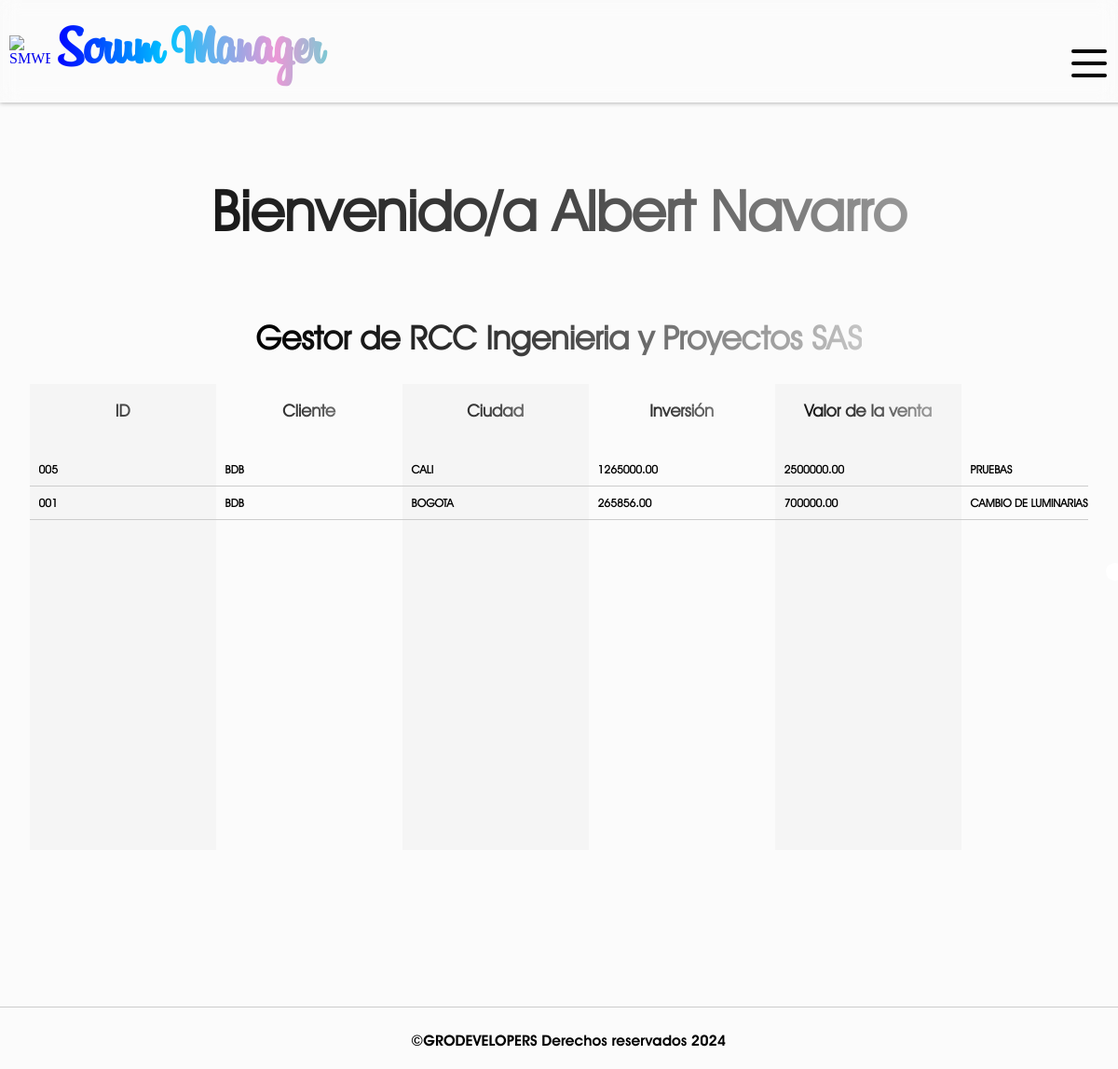
Before: / (signed in) with the older database file.
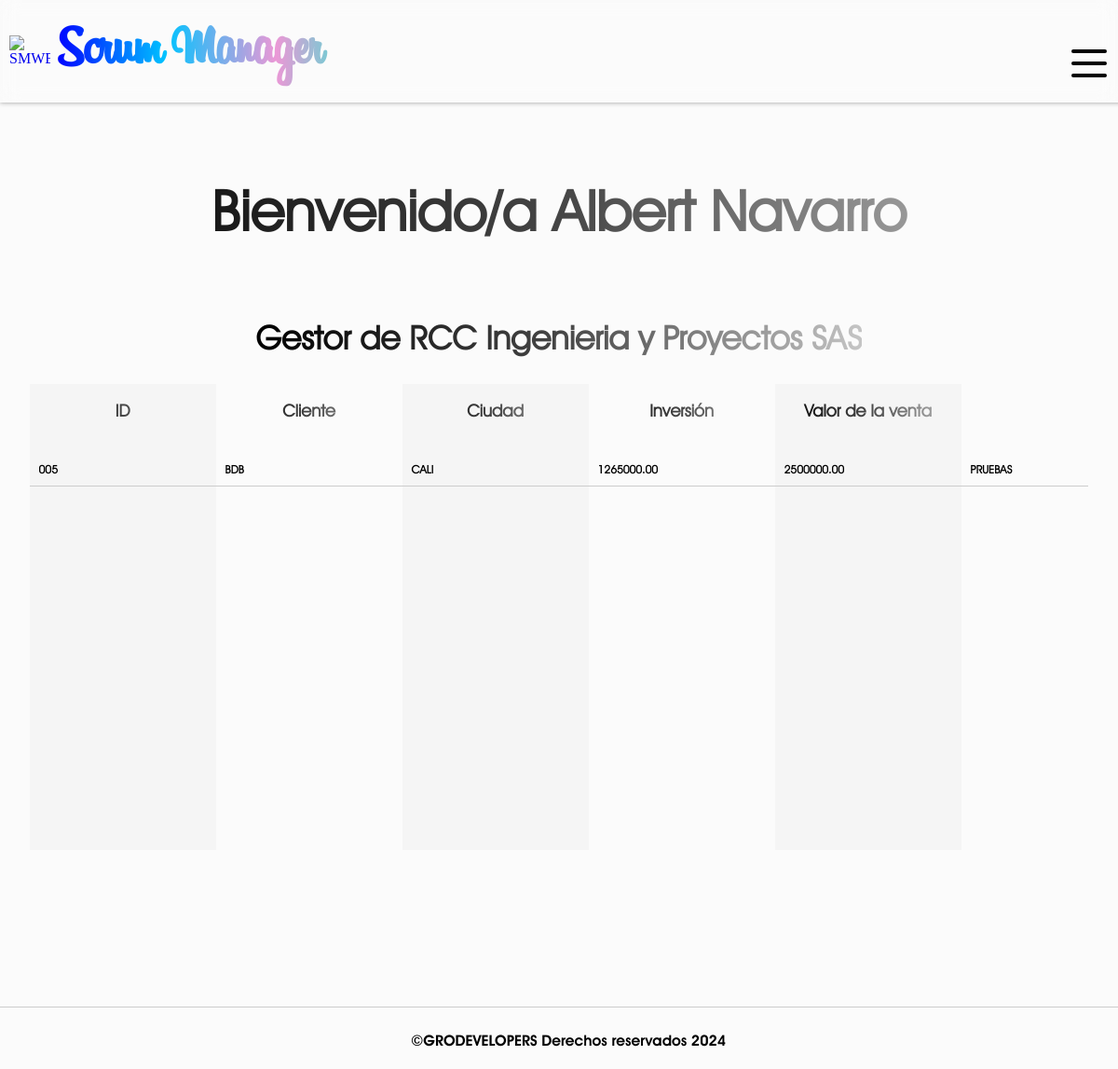
After: the same page with the newer database file.
### SMWEB/models.py (models this page shows, shortened)
class CustomUser(AbstractUser):
    rol = models.CharField(max_length=60, null=False)
    company = models.ForeignKey(Company, on_delete=models.CASCADE, null=True)
    class Meta:
        verbose_name = 'Usuario'
        verbose_name_plural = 'Usuarios'

class Company(models.Model):
    name = models.CharField(verbose_name="Empresa", max_length=255, null=False)
    status = models.BooleanField(verbose_name="¿Activo?", default= True)
    users_limit = models.IntegerField(verbose_name="Limite de usuarios", default=10)
    created_at = models.DateField(verbose_name="Creada el", auto_now_add=True)
    class Meta:
        verbose_name = 'Empresa'
        verbose_name_plural = 'Empresas'
    def __str__(self):
        return self.name

class WorkOrder(models.Model):
    order_id = models.CharField(verbose_name="Número de caso", max_length=255, primary_key = True)
    client = models.CharField(verbose_name="Cliente", max_length=255, null=False, default="")
    city = models.CharField(verbose_name="Ciudad", max_length=255, null=False)
    invesment = models.DecimalField(verbose_name="Inversión", max_digits=20, decimal_places=2, null= True)
    sales_value = models.DecimalField(verbose_name="Valor de venta", max_digits=20, decimal_places=2, null= True)
    service_description = models.TextField(verbose_name="Descripción del servicio")
    remarks = models.TextField("Observaciones del caso", null= True)
    in_charge = models.CharField(verbose_name="Encargado", max_length=255, null=False, default="")
    assigned_by = models.CharField(verbose_name="Asignado por", max_length=255, null= False, default="")
    status = models.CharField(verbose_name="Estado", max_length=50, null= False, default="Activo")
    created_at = models.DateField(verbose_name="Asignado el", auto_now_add=True)
    company = models.CharField(verbose_name="Empresa", max_length=255, null=False, default="")
    class Meta:
        verbose_name = 'Orden de trabajo'
        verbose_name_plural = 'Ordenes de trabajo'

### SMWEB/views.py (the view)
# urls.py: path('', views.inicio, name='inicio'),
def inicio(request):
    if request.user.is_authenticated:
        user_rol = request.user.rol
        user_company = request.user.company_id
        if user_rol == 'administrador':
            return render(request, 'index.html')
        if user_rol == 'gerente':
            orders = WorkOrder.objects.filter(company = user_company).order_by('-order_id')
            return render(request, 'index.html',{
            'orders': orders
        })
        elif user_rol == 'coordinador':
            orders = WorkOrder.objects.filter(company = user_company).order_by('-order_id')
            return render(request, 'index.html',{
            'orders': orders
        })
        elif user_rol == 'gestor':
            first_name = request.user.first_name
            orders = WorkOrder.objects.filter(in_charge = first_name.upper()).filter(company = user_company).order_by('-order_id')
            return render(request, 'index.html',{
            'orders': orders
        })
        elif user_rol == 'recursos humanos':
            pass
        elif user_rol == 'financiero':
            pass
        elif user_rol == 'compras':
            pass
        elif user_rol == 'facturacion':
            finished_orders = FinishedOrder.objects.filter(company = user_company).order_by('-order_id')
            return render(request, 'index.html',{
            'finished_orders': finished_orders
        })
    return render(request, 'index.html')

### SMWEB/context_processors.py (called while the page is built)
def get_status(request):
    if request.user.is_authenticated:
        id = request.user.company_id
        company = Company.objects.get(id = id)
        return {
            'company': company
        }
    else:
        return {
            'company' : False
        }

def get_rejected_payments(request):
    if request.user.is_authenticated:
        company_id = request.user.company_id
        first_name = request.user.first_name
        rejected_payments = PaymentRejected.objects.filter(company = company_id).filter(in_charge = first_name.upper()).count()
        return {
            'rejected_payments': rejected_payments
        }
    return {
        'rejected_payments': False
        }

def get_payments(request):
    if request.user.is_authenticated:
        company_id = request.user.company_id
        rejected_payments = OrderPayment.objects.filter(company = company_id).count()
        return {
            'payments': rejected_payments
        }
    return {
        'payments': False
        }

### SMWEB/templates/index.html (shortened to what this page needs)
{% extends "layout.html" %}
{% block content %}
    {% if user.is_authenticated %}
        {% if company.status %}
            <h1 id="title" >Bienvenido/a {{user.first_name}} {{user.last_name}}</h1>
            <h2 id="subtitle" class="subtitle_index">{{user.rol|capfirst}} de {{user.company}}</h2>
            {% if orders %}
                <section id="orders">
                    <div class="orders__column orders__column--id">
                        <h3 class="column__title-orders">ID</h3>
                        {% for order in orders %}
                            <div class="orders__element orders__element-id"><a href="{% url 'update-order' order.order_id %}">{{order.order_id}}</a></div>
                        {% endfor %}
                    </div>
                    <div class="orders__column orders__column--client">
                        <h3 class="column__title-orders">Cliente</h3>
                        {% for order in orders %}
                            <div class="orders__element orders__element-client">{{order.client}}</div>
                        {% endfor %}
                    </div>
                    <div class="orders__column orders__column--city">
                        <h3 class="column__title-orders">Ciudad</h3>
                        {% for order in orders %}
                            <div class="orders__element orders__element-city">{{order.city}}</div>
                        {% endfor %}
                    </div>
                    <div class="orders__column orders__column--invesment">
                        <h3 class="column__title-orders">Inversión</h3>
                        {% for order in orders %}
                            <div class="orders__element orders__element-invesment">{{order.invesment}}</div>
                        {% endfor %}
                    </div>
                    <div class="orders__column orders__column--sales_value">
                        <h3 class="column__title-orders">Valor de la venta</h3>
                        {% for order in orders %}
                            <div class="orders__element orders__element-sales_value">{{order.sales_value}}</div>
                        {% endfor %}
                    </div>
                    <div class="orders__column orders__column--service_description">
                        <h3 class="column__title-orders">Descripción</h3>
                        {% for order in orders %}
                            <div class="orders__element orders__element-service_description">{{order.service_description}}</div>
                        {% endfor %}
                    </div>
                </section>
            {% endif %}
        {% else %}
            <h1 id="title" >Lo siento {{user.first_name}}, tu empresa se encuentra inactiva</h1>
        {% endif %}
    {% else %}
        <h1 id="title" >Bienvenidos a Scrum Manager Web</h1>
        <h2 id="subtitle">Donde podrás gestionar tus tickets de manera eficaz</h2>
    {% endif %}
    {% load static %}
{% endblock %}

### SMWEB/templates/layout.html (shortened to what this page needs)
<!DOCTYPE html>
<html lang="en">
<head>
    {% load static %}
    <link rel="stylesheet" href="{% static 'css/styles.css' %}">
</head>
<body>
    <header id="header">
        <a href="{% url 'inicio' %}" id="logo">
            <img src="{% static 'images/logo_smweb.png' %}" alt="SMWEB" title="Inicio">
            <h1 id="logo_title">Scrum Manager</h1>
        </a>
    </header>
    <nav id="menu" class="hidden_menu">
        <div class="menu_button">
            <div class="menu__element menu__element--1"></div>
            <div class="menu__element menu__element--2"></div>
            <div class="menu__element menu__element--3"></div>
        </div>
        <ul>
            {% if user.is_authenticated %}
                {% if company.status %}
                    {% if user.rol == 'administrador' %}
                        <li>
                            <a href='{% url "new-user" %}'>Crear usuario</a>
                        </li>
                        <li>
                            <a href='{% url "users" %}'>Gestionar usuarios</a>
                        </li>
                    {% elif user.rol == 'gestor' %}
                        {% if rejected_payments > 0 %}
                            <li id="notification">
                                <div class="notify">
                                </div>
                            </li>
                        {% else %}
                            <li>
                                <a href='{% url "user-rejected-payments" %}'>Pagos rechazados</a>
                            </li>
                        {% endif %}
                    {% elif user.rol == 'facturacion' %}
                        <li>
                            <a href='{% url "invoiced-orders" %}'>Casos facturados</a>
                        </li>
                    {% endif %}
                {% endif %}
            {% else %}
                <li>
                    <a href="{% url 'login' %}">Iniciar sesión</a>
                </li>
            {% endif %}
        </ul>
    </nav>
    <section id="content">
        {% block content %}
        {% endblock %}
    </section>
    <footer id="footer">
        <p>
            &copy;GRODEVELOPERS Derechos reservados 2024
        </p>
    </footer>
</body>
</html>

### SMWEB/static/css/styles.css (style rules this page uses)
:root { --title-font: 'Billabong'; --normal-font: 'Avant gardent light'; --menu-font: 'Avant gardent bold'; }
* { text-decoration: none; }
body { background-color: #FBFBFB; margin: 0px; }
#header { width: 100%; height: 50px; padding: 30px 10px; display: flex; flex-direction: row; justify-content: space-between; align-items: center; box-shadow: 0px 0px 5px #999; position: fixed; top: 0%; z-index: 1; backdrop-filter: blur(10px); }
#logo { flex-basis: 74%; display: flex; flex-direction: row; align-items: center; padding: 0px; max-height: 100%; }
#logo img { width: 5%; height: 5%; padding-right: 5px; }
#logo_title { flex-basis: 40%; font-family: var(--title-font); font-size: 60px; background: linear-gradient(to right, rgb(0, 0, 255), rgb(0, 195, 255), rgb(235,152,214), rgb(0, 255, 208)); -webkit-background-clip: text; -webkit-text-fill-color: transparent; }
#menu { width: 320px; height: 100%; padding-top: 40px; position: fixed; z-index: 2; right: 0%; top: 0%; overflow: hidden; scroll-behavior: smooth; }
.menu_button { width: 40px; height: 40px; padding: 8px; margin-left: 5px; background-color: transparent; display: flex; flex-direction: column; justify-content: space-around; align-items: center; cursor: pointer; border-radius: 5px; transition: all 500ms; }
.menu__element { width: 95%; height: 4px; background-color: black; border-radius: 2px; }
.hidden_menu { transition: all 500ms; transform: translateX(80%); }
#menu ul { list-style: none; display: flex; flex-direction: column; }
#content { margin: 130px 10px; padding: 10px; min-height: 100vh; display: flex; flex-direction: column; align-items: center; }
#content > #title { text-align: center; width: 100%; }
#title { font-family: var(--normal-font); font-size: 60px; background: linear-gradient(90deg, black, rgb(69, 69, 69), rgb(197, 197, 197)); -webkit-background-clip: text; -webkit-text-fill-color: transparent; }
#subtitle { font-family: var(--normal-font); font-size: 35px; background: linear-gradient(90deg, black, rgb(69, 69, 69), rgb(197, 197, 197)); -webkit-background-clip: text; -webkit-text-fill-color: transparent; }
#orders, #payments { width: 98%; height: 500px; justify-content: space-around; align-items:stretch; overflow-y: scroll; display: flex; flex-direction: row; flex-wrap: nowrap; }
.orders__column, .payments__column { min-width: 200px; }
.orders__column--service_description, .orders__column--remarks { min-width: 900px; }
.column__title-orders, .column__title { text-align: center; font-family: var(--normal-font); font-size: 18px; background: linear-gradient(90deg, black, rgb(69, 69, 69), rgb(197, 197, 197)); -webkit-background-clip: text; -webkit-text-fill-color: transparent; margin-bottom: 35px; }
.orders__element, .payments__element { font-family: var(--normal-font); font-size: 12px; font-weight: bold; border-bottom: 1px solid #ccc; padding: 10px 10px; transition: all 450ms; }
.orders__element-id > a, .payments__element-id > a { color: black; transition: all 450ms; }
.orders__column--id, .payments__column--id, .orders__column--created_at, .orders__column--finished_at, .orders__column--deleted_at, .orders__column--city, .payments__column--city, .orders__column--sales_value, .payments__column--sales_value, .orders__column--remarks, .payments__column--in_charge, .orders__column--assigned_by, .payments__column--account_owner, .payments__column--account_number, .payments__column--amount, .payments__column--made_by, .payments__column--rejected_at { background-color: #f0f0f084; }
#footer { width: 100%; height: 40px; padding: 10px; border-top: 1px solid #ccc; text-align: center; }
#footer > p { height: 100%; font-family: var(--menu-font); }

Changed rows visible on the page:
removed WorkOrder: order_id "001", client "BDB", city "BOGOTA", invesment "265856.00", sales_value "700000.00", service_description "CAMBIO DE LUMINARIAS"
